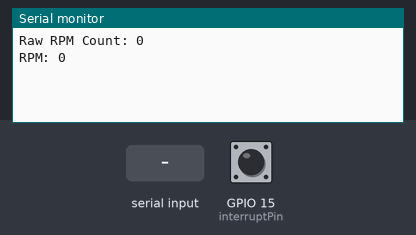
Recording of a sketch running on a simulated ESP32. Shown: the last lines printed to the serial monitor. The test bench sets the inputs (shaded band); at power-on: GPIO 15 (interruptPin) HIGH.

Above: at 1.2 s.
1.3 s: "90,45\n" received over Serial
At 2.0 s:
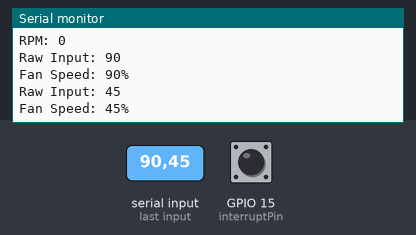
2.8 s: GPIO 15 (interruptPin) pulled LOW for 0.15 s
At 3.7 s:
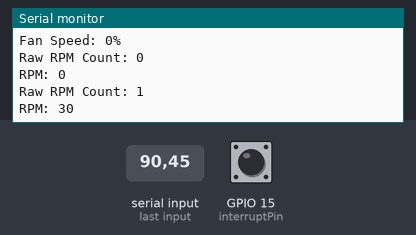
4.4 s: "30,150\n" received over Serial
At 5.2 s:
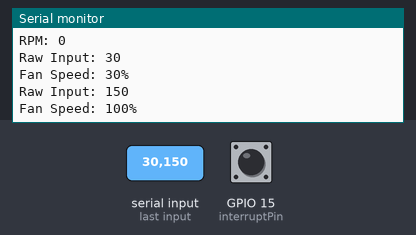
Timing chart, 0 to 7.4 s (numbered marks = the images above; inputs shaded):
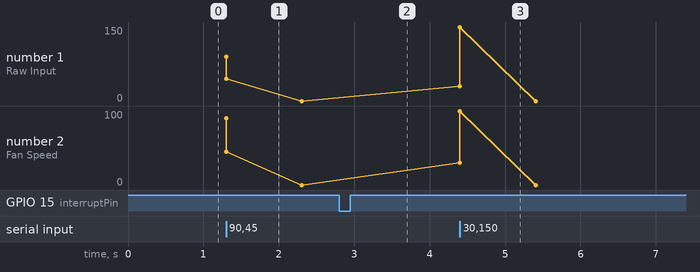

The sketch:

pwm.ino
```cpp
#include <Arduino.h>

const int fanPin = 5;          // PWM pin for controlling the fan
const int interruptPin = 15;    // Digital pin for the RPM interrupt
volatile unsigned long rpmCount = 0; // Variable to store the RPM count
unsigned long lastRpmCalculationTime = 0;

void rpmInterrupt() {
  rpmCount++;
}

void setup() {
  Serial.begin(115200);        // Initialize serial communication

  // Configure PWM for fan control
  ledcSetup(0, 25000, 8);       // Channel 0, 25 kHz frequency, 8-bit resolution
  pinMode(fanPin, 0);     // Attach the fan pin to channel 0

  // Configure interrupt for RPM measurement
  pinMode(interruptPin, INPUT);
  attachInterrupt(digitalPinToInterrupt(interruptPin), rpmInterrupt, FALLING);
}

void loop() {
  // Check if there's data available to read from the Serial Monitor
  if (Serial.available() > 0) {
    // Read the input from the Serial Monitor
    int fanSpeed = Serial.parseInt();

    // Print the raw input for debugging
    Serial.print("Raw Input: ");
    Serial.println(fanSpeed);

    // Ensure the fan speed is within valid range (0-100%)
    fanSpeed = constrain(fanSpeed, 0, 100);

    // Map the percentage to the PWM range (0-255)
    int pwmValue = map(fanSpeed, 0, 100, 0, 255);

    // Set the fan speed using PWM
    ledcWrite(0, pwmValue);

    // Display the current fan speed on the Serial Monitor
    Serial.print("Fan Speed: ");
    Serial.print(fanSpeed);
    Serial.println("%");
  }

  // Calculate RPM every second
  unsigned long currentMillis = millis();
  if (currentMillis - lastRpmCalculationTime >= 1000) {
    // Calculate RPM
    unsigned long rpm = (rpmCount * 60) / 2;  // Each interrupt is counted twice per revolution

    // Print the raw RPM count for debugging
    Serial.print("Raw RPM Count: ");
    Serial.println(rpmCount);

    // Reset the RPM count and update the last calculation time
    rpmCount = 0;
    lastRpmCalculationTime = currentMillis;

    // Print the calculated RPM
    Serial.print("RPM: ");
    Serial.println(rpm);
  }
}
```

Measured:
- after the input at 1.3 s, the serial monitor: prints a new line at once (image 1)
- after the input at 2.8 s, the serial monitor: prints a new line after 0.51 s (image 2)
- after the input at 4.4 s, the serial monitor: prints a new line at once (image 3)
